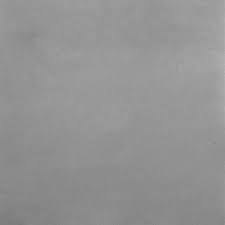
#> input picture nocrack.jpg, 225 x 225 px
$ jupyter execute --allow-errors trial.ipynb   (older library calls are emulated)
#> lines starting #> are read from the running program, lines starting #| are printed output that depends on the picture; after the words box and inside, x2 and y2 are one past the last pixel; in counts of white or black regions, pixels touching at a corner belong together; long printed decimals are rounded
[cell 1]
import os
import cv2
import numpy as np
import pandas as pd
import skimage.feature as skf
from skimage import segmentation, color
from sklearn.model_selection import train_test_split
from sklearn.preprocessing import StandardScaler
from tensorflow.keras.models import Sequential
from tensorflow.keras.layers import Dense, Dropout
from tensorflow.keras.utils import to_categorical

[cell 2]
# [5 lines left out: function graph_based_segmentation, not called in this run]

[cell 3]
# [29 lines left out: function extract_crack_features, not called in this run]

[cell 4]
from tqdm import tqdm  # Import tqdm for progress bar

def create_dataset(image_folder, max_images_per_category=5000):
    X = []
    y = []

    # Iterate through Positive and Negative folders
    for label, folder_name in enumerate(['Positive', 'Negative']):
        folder_path = os.path.join(image_folder, folder_name)
        image_files = os.listdir(folder_path)

        # Counter to track the number of images processed for this category
        image_count = 0

        # Use tqdm to show progress for each folder
        for image_name in tqdm(image_files, desc=f"Processing {folder_name}", unit="image"):
            # Stop if the limit for this category is reached
            if image_count >= max_images_per_category:
                print(f"Reached the limit of {max_images_per_category} images for {folder_name}. Moving to the next category.")
                break

            image_path = os.path.join(folder_path, image_name)
            image = cv2.imread(image_path)
            if image is None:
                print(f"Warning: Unable to read image {image_path}. Skipping.")
                continue

            # Apply graph-based segmentation
            segmented_image, segments = graph_based_segmentation(image)

            # Extract GLCM features
            features = extract_crack_features(segmented_image, segments)

            # Average features across segments
            if len(features) > 0:
                avg_features = np.mean(features, axis=0)
                X.append(avg_features)
                y.append(label)
                image_count += 1  # Increment the counter

    X = np.array(X)
    y = np.array(y)

    return X, y

[cell 5]
# [9 lines left out: function save_dataset_as_csv, not called in this run]

[cell 6]
image_folder = r"C:\Users\EDWIN\OneDrive\Desktop\Study materials\SEM-6\MV Project\Dataset"

# Create dataset
#> (the rest of this cell did not finish here and is left out)

[cell 7]
# [11 lines left out: function build_model, not called in this run]

#> (a cell that did not finish here is left out)

#> (a cell that did not finish here is left out)

[cell 10]
import cv2
import numpy as np
from skimage import filters, segmentation, feature
from skimage.filters import sobel
from skimage.transform import hough_line, hough_line_peaks
import matplotlib.pyplot as plt

# Step 1: Load the image
image_path = 'nocrack.jpg'  # Replace with your image path
image = cv2.imread(image_path, cv2.IMREAD_GRAYSCALE)
#> image is the input picture: shape (225, 225); min 121, max 181, mean 147.1

# Step 2: Preprocessing - Image Enhancement
# Apply Gaussian blur for noise reduction
image_blurred = cv2.GaussianBlur(image, (5, 5), 0)

# Step 3: Edge Detection using Canny
edges = cv2.Canny(image_blurred, threshold1=50, threshold2=150)
#> edges: shape (225, 225); every value is 0

# Step 4: Graph-Based Segmentation (using Felzenszwalb's algorithm)
segments = segmentation.felzenszwalb(image_blurred, scale=150, sigma=0.75, min_size=75)
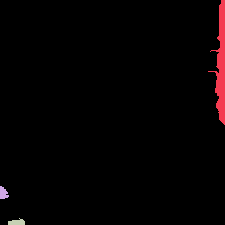
#> segments: shape (225, 225) int64; 4 distinct labels, from 0 to 3; one colour per label, 0 black

# Step 5: Texture Analysis using Sobel filter
texture_edges = sobel(image_blurred)
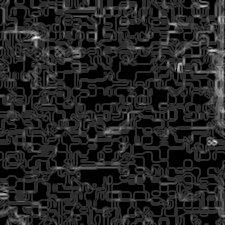
#> texture_edges: shape (225, 225) float64; min 0, max 0.0152, mean 0.00211; drawn with min black and max white

# Step 6: Hough Transform for Line Detection
h, theta, d = hough_line(edges)
#> h: shape (639, 180) uint64; every value is 0
#> theta = 180 values from -1.57 to 1.55; d = 639 values from -319 to 319
accumulator, angles, dists = hough_line_peaks(h, theta, d)
#> accumulator = empty array; angles = empty array; dists = empty array

# Step 7: Display Results
fig, axes = plt.subplots(2, 3, figsize=(15, 10))
ax = axes.ravel()

ax[0].imshow(image, cmap='gray')
ax[0].set_title('Original Image')

ax[1].imshow(image_blurred, cmap='gray')
ax[1].set_title('Blurred Image')

ax[2].imshow(edges, cmap='gray')
ax[2].set_title('Edge Detection (Canny)')

ax[3].imshow(segments, cmap='nipy_spectral')
ax[3].set_title('Graph-Based Segmentation')

ax[4].imshow(texture_edges, cmap='gray')
ax[4].set_title('Texture Analysis (Sobel)')

ax[5].imshow(image, cmap='gray')
for _, angle, dist in zip(*hough_line_peaks(h, theta, d)):
    y0 = (dist - 0 * np.cos(angle)) / np.sin(angle)
    y1 = (dist - image.shape[1] * np.cos(angle)) / np.sin(angle)
    ax[5].plot((0, image.shape[1]), (y0, y1), '-r')
#> this loop made 0 passes
ax[5].set_title('Hough Transform (Lines)')

plt.tight_layout()
plt.show()
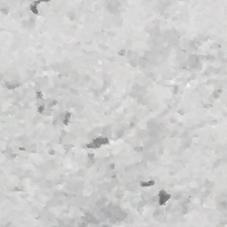
#> input picture 00040.jpg, 227 x 227 px

[cell 11]
import cv2
import numpy as np
from skimage import filters, segmentation
from skimage.filters import sobel
from sklearn.model_selection import train_test_split
from sklearn.ensemble import RandomForestClassifier
from sklearn.metrics import accuracy_score

# Step 1: Feature Extraction
def extract_features(image):
    # Preprocess the image
    image_blurred = cv2.GaussianBlur(image, (5, 5), 0)
#> image_blurred: shape (227, 227)

    # Edge detection
    edges = cv2.Canny(image_blurred, threshold1=50, threshold2=150)
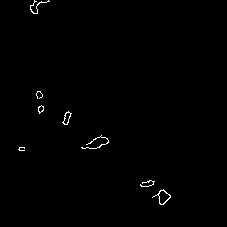
#> edges: shape (227, 227); 0.58% white in thin lines or dots, all inside (x1, y1, x2, y2) = (18, 0, 171, 205)

    # Texture analysis
    texture_edges = sobel(image_blurred)
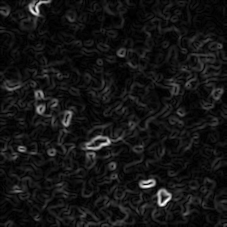
#> texture_edges: shape (227, 227) float64; min 0, max 0.152, mean 0.0125; drawn with min black and max white

    # Graph-based segmentation
    segments = segmentation.felzenszwalb(image_blurred, scale=100, sigma=0.5, min_size=50)
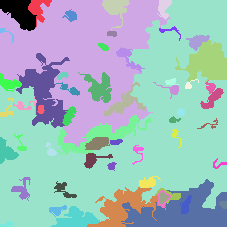
#> segments: shape (227, 227) int64; 56 distinct labels, from 0 to 55; one colour per label, 0 black

    # Extract features
    edge_feature = np.mean(edges)  # Mean edge intensity
#> edge_feature = 1.49
    texture_feature = np.mean(texture_edges)  # Mean texture intensity
#> texture_feature = 0.0125
    mean_intensity = np.mean(image_blurred)  # Mean intensity of the image
#> mean_intensity = 206.7
    std_intensity = np.std(image_blurred)  # Standard deviation of intensity
#> std_intensity = 10.03

    return [edge_feature, texture_feature, mean_intensity, std_intensity]

[cell 12]
# Step 1: Load the image
image_path = '00040.jpg'  # Replace with your image path
image = cv2.imread(image_path, cv2.IMREAD_GRAYSCALE)
print(extract_features(image))
#| [1.490, 0.01252, 206.682, 10.032]

# Step 1: Load the image
image_path = '00042.jpg'  # Replace with your image path
image = cv2.imread(image_path, cv2.IMREAD_GRAYSCALE)
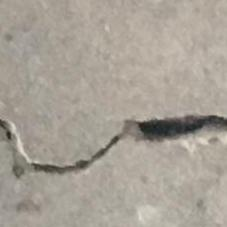
#> input picture 00042.jpg, 227 x 227 px
#> image: shape (227, 227); min 26, max 221, mean 161.7
print(extract_features(image))
#> in extract_features (call 2), `edges = cv2.Canny(image_blurred, threshold1=50, threshold2=150)`:
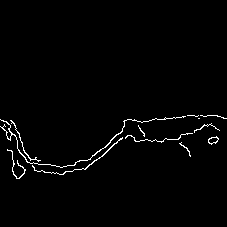
#> edges: shape (227, 227); 1.6% white in thin lines or dots, all inside (x1, y1, x2, y2) = (0, 115, 227, 179)
#> in extract_features (call 2), `texture_edges = sobel(image_blurred)`:
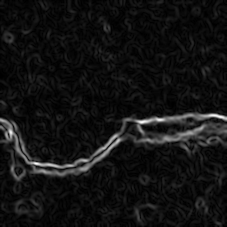
#> texture_edges: shape (227, 227) float64; min 0, max 0.201, mean 0.0149; drawn with min black and max white
#> in extract_features (call 2), `segments = segmentation.felzenszwalb(image_blurred, scale=100, sigma=0..`:
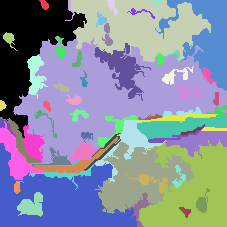
#> segments: shape (227, 227) int64; 62 distinct labels, from 0 to 61; one colour per label, 0 black
#> in extract_features (call 2), `edge_feature = np.mean(edges)`: edge_feature = 4.05
#> in extract_features (call 2), `texture_feature = np.mean(texture_edges)`: texture_feature = 0.0149
#> in extract_features (call 2), `mean_intensity = np.mean(image_blurred)`: mean_intensity = 161.7
#> in extract_features (call 2), `std_intensity = np.std(image_blurred)`: std_intensity = 21.6
#| [4.053, 0.01492, 161.657, 21.598]

[cell 13]
import pandas as pd
from sklearn.model_selection import train_test_split
from sklearn.dummy import DummyClassifier
from sklearn.metrics import accuracy_score, classification_report

# Load the dataset
data = pd.read_csv('extracted_features.csv')
#> (reads extracted_features.csv from the repository)
